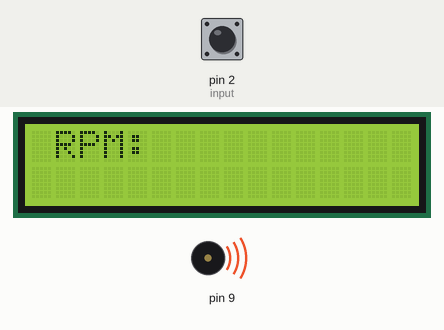
This sketch was run on a simulated Arduino Uno, built with avr-gcc and run on an emulated ATmega328P. On the bench: 16×2 character LCD, buzzer (waves = sounding). The inputs (shaded band) are chosen by the test bench; at power-on: pin 2 (input) LOW. What the sketch prints to the serial monitor is not drawn.

Above: at 1.2 s.
1.3 s: pin 2 (input) pulsed HIGH 5 times (0.12 s each, 0.3 s apart)
At 2.5 s:
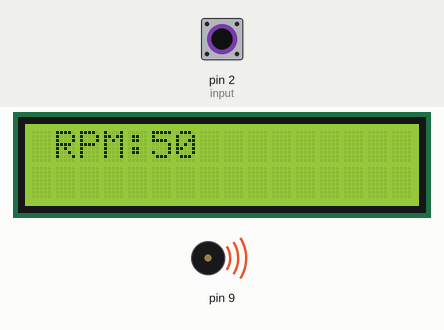
Timing chart, 0 to 4.3 s (numbered marks = the images above; inputs shaded):
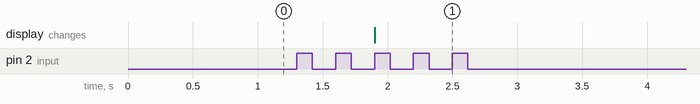

Measured:
- after the input at 1.3 s, the display: changes after 0.60 s (image 1)

The sketch:

RPM_final_late.ino
```cpp
#include <LiquidCrystal.h>
LiquidCrystal lcd(12,11,5,4,8,10);
# define input 2
float RPM;
int count;
unsigned long start_time;
unsigned long now_time;
unsigned long end_time;
int m=0;

void setup(){
 Serial.begin(115200);
lcd.begin(16,2);
 pinMode(input,INPUT);
 attachInterrupt(digitalPinToInterrupt(2),counter,RISING);
 tone(9,35);
lcd.setCursor(1,0);
 lcd.print("RPM:");
}

void counter(){
  if (m==0)
  {start_time=millis();}
  now_time=millis();
  end_time=now_time-start_time;
  m=m+1;
 if(end_time>=600)
  {
  Serial.println(50*m);
lcd.setCursor(5,0);
 lcd.print((50*m)-100);
  m=0;
}
}


void loop(){

}
```
